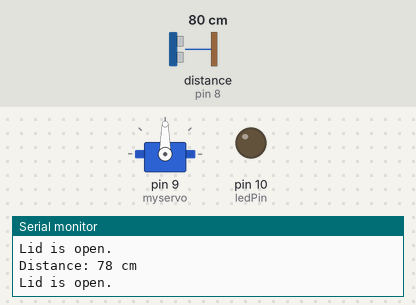
The sketch below on a simulated Arduino Uno, built with avr-gcc and run on an emulated ATmega328P. Parts: servo, output pins drawn as LEDs (lit = HIGH), the last lines printed to the serial monitor. Wiring (inferred from the names in the program): ultrasonic range finder: trigger pin 7; echo pin 8. The inputs (shaded band) are chosen by the test bench; at power-on: distance to the obstacle (sensor on pin 8) 80 cm. The echo pulse lasts 58.3 µs per cm; pins used as bus, display or sensor lines are not drawn.

Above: at 1.3 s.
1.4 s: distance to the obstacle (sensor on pin 8) set to 12 cm
2.9 s: distance to the obstacle (sensor on pin 8) set to 9 cm
At 3.9 s:
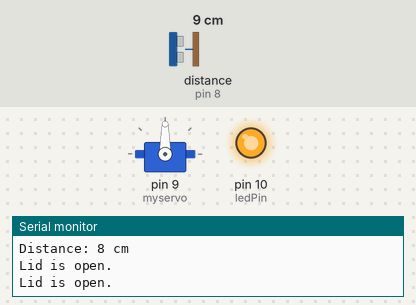
5.9 s: distance to the obstacle (sensor on pin 8) set to 18 cm
At 8.6 s:
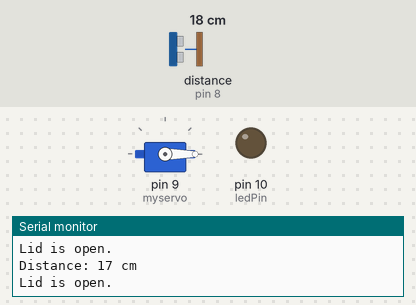
8.9 s: distance to the obstacle (sensor on pin 8) set to 2 cm
At 9.9 s:
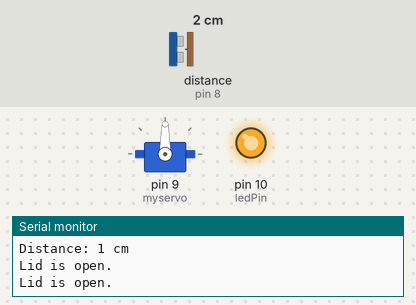
Timing chart, 0 to 12.9 s (numbered marks = the images above; inputs shaded):
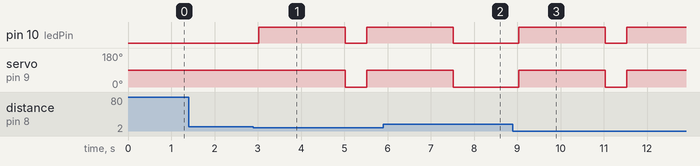

The sketch:

Automatic_dustbin.ino
```cpp
#include <Servo.h>

Servo myservo;
int trigPin = 7;
int echoPin = 8;
int ledPin = 10;  // Pin for the LED
long duration;
int distance;

void setup() {
  myservo.attach(9);
  pinMode(trigPin, OUTPUT);
  pinMode(echoPin, INPUT);
  pinMode(ledPin, OUTPUT); // Set the LED pin as an output
  Serial.begin(9600);
}

void loop() {
  digitalWrite(trigPin, LOW);
  delayMicroseconds(2);
  digitalWrite(trigPin, HIGH);
  delayMicroseconds(10);
  digitalWrite(trigPin, LOW);
  duration = pulseIn(echoPin, HIGH);
  distance = duration * 0.034 / 2;
  Serial.print("Distance: ");
  Serial.print(distance);
  Serial.println(" cm");
  Serial.println("Lid is open.");

  if (distance < 10) {
    myservo.write(90); // Open the lid
    digitalWrite(ledPin, HIGH); // Turn on the LED
    Serial.println("Lid is open.");
    delay(2000);       // Keep the lid open for 2 seconds
    myservo.write(0);  // Close the lid
    digitalWrite(ledPin, LOW); // Turn off the LED
  }
  delay(500); // Adjust this delay as needed
}
```

Measured:
- the behaviour switches between 11 and 10 cm on distance to the obstacle (sensor on pin 8) (found by bisection; images 0 and 1)
- after the input at 2.9 s, pin 10 (ledPin): LOW → HIGH after 0.12 s, → LOW 2.0 s later, → HIGH 0.50 s later; servo on pin 9 (myservo): 90° → 0° after 2.1 s, → 90° 0.50 s later
- after the input at 5.9 s, pin 10 (ledPin): goes on until 7.5 s, then stays LOW; servo on pin 9 (myservo): goes on until 7.5 s, then stays 0°
- after the input at 8.9 s, pin 10 (ledPin): LOW → HIGH after 0.13 s, → LOW 2.0 s later, → HIGH 0.50 s later; servo on pin 9 (myservo): 0° → 90° after 0.13 s, → 0° 2.0 s later, → 90° 0.50 s later
